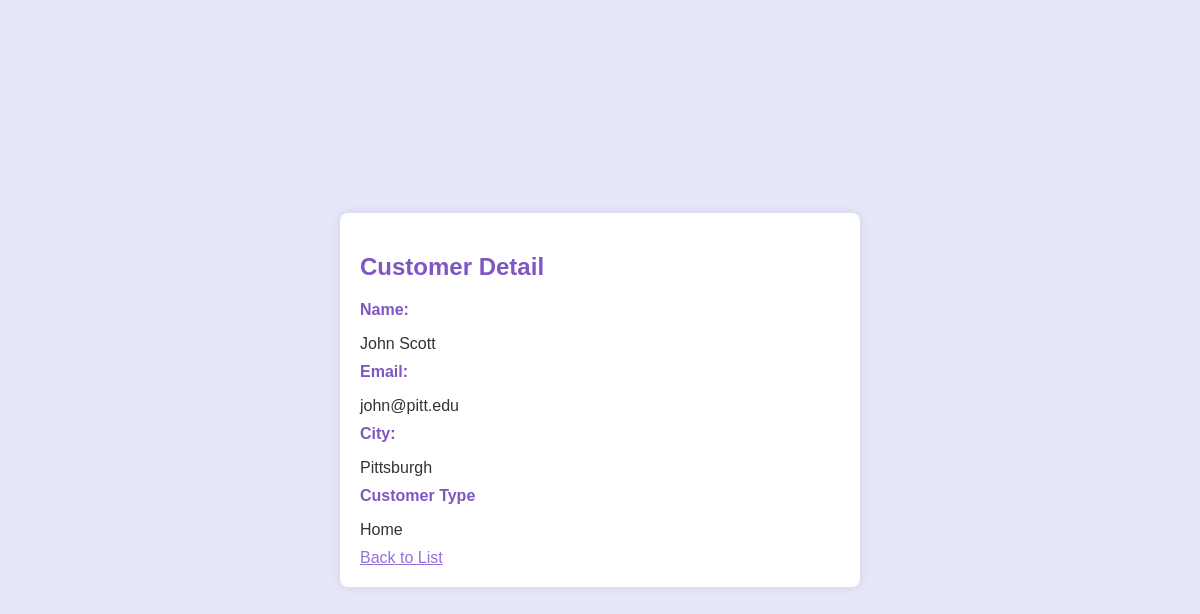
/customers/6/, run on an earlier commit of the app's database.
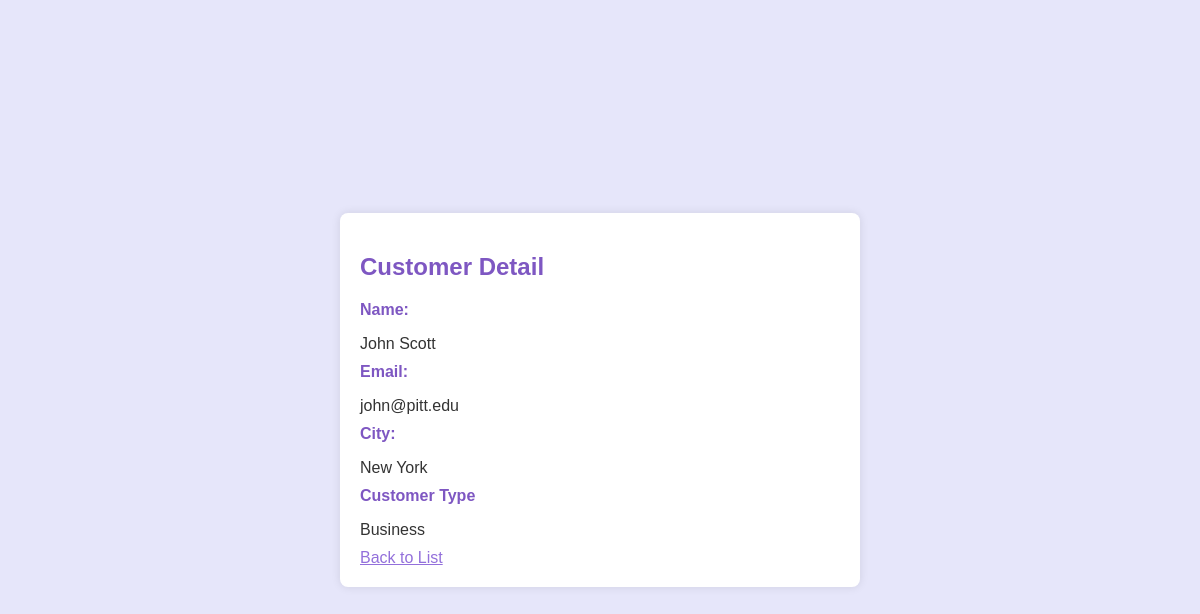
And on a later commit of the database.
### store/models.py (models this page shows, shortened)
class Customer(models.Model):
    user = models.OneToOneField(User, on_delete=models.CASCADE, null=True, blank=True)
    name = models.CharField(max_length=200, null=True)
    email = models.CharField(max_length=200, null=True)
    city = models.CharField(max_length=200, null=True)
    customer_type = models.TextField(max_length=200, null=True, default=None)

### store/views.py (the view)
# urls.py: path('customers/<int:customer_id>/', views.customer_detail, name='customer_detail'),
def customer_detail(request, customer_id):
    customer = get_object_or_404(Customer, id=customer_id)
    return render(request, 'store/customer_detail.html', {'customer': customer})

### store/Templates/store/customer_detail.html (shortened to what this page needs)
<!DOCTYPE html>
<html lang="en">
<head>
</head>
<body>
<div class="card">
    <h2>Customer Detail</h2>
    <label>Name:</label>
    <p>{{ customer.name }}</p>
    <label>Email:</label>
    <p>{{ customer.email }}</p>
    <label>City:</label>
    <p>{{ customer.city }}</p>
    <label>Customer Type</label>
    <p>{{ customer.customer_type }}</p>
    <a href="{% url 'customer_list' %}" style="color:mediumpurple;">Back to List</a>
</div>
</body>
</html>

What changed in the data, as far as the page shows it:
changed Customer "John Scott": city "Pittsburgh" → "New York"; customer_type "Home" → "Business"
